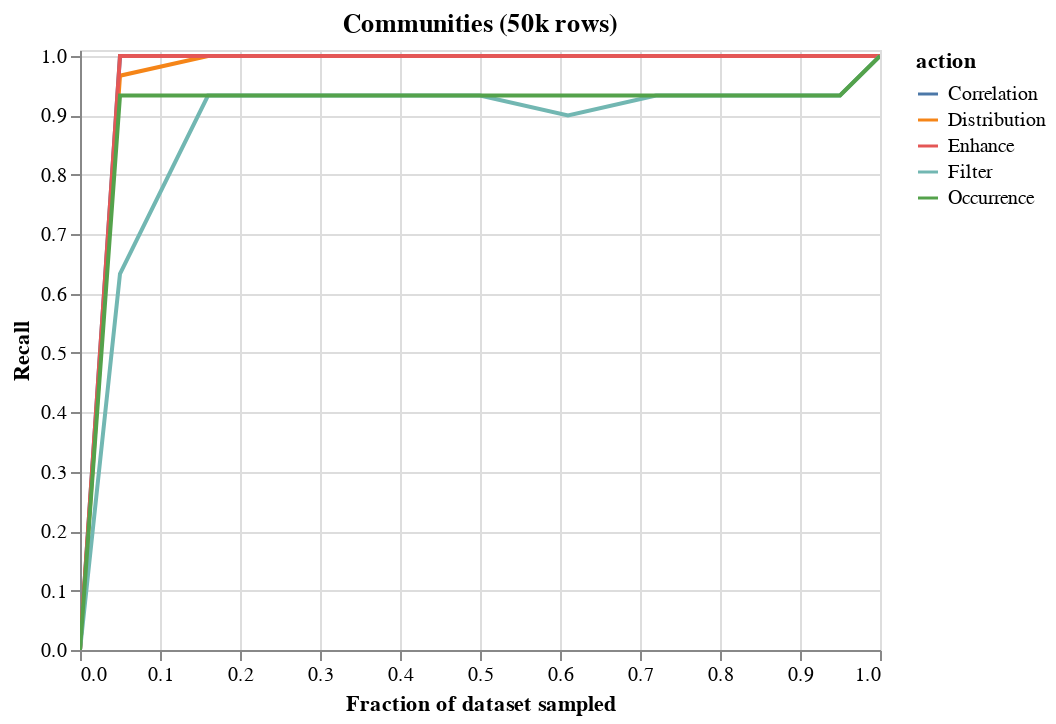

The notebook cell this image was saved under:
### Code cell
df = trial_df 
df = df.groupby(["nfrac","action"]).mean().reset_index()
alt.Chart(df,title="Communities (50k rows)").mark_line().encode(
    x = alt.X("nfrac",title="Fraction of dataset sampled"),#scale=alt.Scale(type="log")),
    y = alt.Y("Recall",scale=alt.Scale(domain=(0,1.01))),
    color = "action"
).interactive()

### Figure 1 — Vega-Lite specification as saved in the notebook (floating-point values rounded to 4 significant figures)
{"config": {"view": {"continuousWidth": 400, "continuousHeight": 300}}, "data": {"name": "data-5ea712e3f8936442463547289ce74d39"}, "mark": "line", "encoding": {"color": {"type": "nominal", "field": "action"}, "x": {"type": "quantitative", "field": "nfrac", "title": "Fraction of dataset sampled"}, "y": {"type": "quantitative", "field": "Recall", "scale": {"domain": [0, 1.01]}}}, "selection": {"selector067": {"type": "interval", "bind": "scales", "encodings": ["x", "y"]}}, "title": "Communities (50k rows)", "$schema": "https://vega.github.io/schema/vega-lite/v4.8.1.json", "datasets": {"data-5ea712e3f8936442463547289ce74d39": [{"nfrac": 0.0, "action": "Correlation", "Precision": 0.0, "Recall": 0.0, "FScore": 0.0}, {"nfrac": 0.0, "action": "Distribution", "Precision": 0.0, "Recall": 0.0, "FScore": 0.0}, {"nfrac": 0.0, "action": "Enhance", "Precision": 0.0, "Recall": 0.0, "FScore": 0.0}, {"nfrac": 0.0, "action": "Filter", "Precision": 0.0, "Recall": 0.0, "FScore": 0.0}, {"nfrac": 0.0, "action": "Occurrence", "Precision": 0.0, "Recall": 0.0, "FScore": 0.0}, {"nfrac": 0.05, "action": "Correlation", "Precision": 1.0, "Recall": 1.0, "FScore": 1.0}, {"nfrac": 0.05, "action": "Distribution", "Precision": 1.0, "Recall": 0.9667, "FScore": 0.9828}, {"nfrac": 0.05, "action": "Enhance", "Precision": 1.0, "Recall": 1.0, "FScore": 1.0}, {"nfrac": 0.05, "action": "Filter", "Precision": 1.0, "Recall": 0.6333, "FScore": 0.775}, {"nfrac": 0.05, "action": "Occurrence", "Precision": 1.0, "Recall": 0.9333, "FScore": 0.9655}, {"nfrac": 0.16, "action": "Correlation", "Precision": 1.0, "Recall": 1.0, "FScore": 1.0}, {"nfrac": 0.16, "action": "Distribution", "Precision": 1.0, "Recall": 1.0, "FScore": 1.0}, {"nfrac": 0.16, "action": "Enhance", "Precision": 1.0, "Recall": 1.0, "FScore": 1.0}, {"nfrac": 0.16, "action": "Filter", "Precision": 1.0, "Recall": 0.9333, "FScore": 0.9655}, {"nfrac": 0.16, "action": "Occurrence", "Precision": 1.0, "Recall": 0.9333, "FScore": 0.9655}, {"nfrac": 0.27, "action": "Correlation", "Precision": 1.0, "Recall": 1.0, "FScore": 1.0}, {"nfrac": 0.27, "action": "Distribution", "Precision": 1.0, "Recall": 1.0, "FScore": 1.0}, {"nfrac": 0.27, "action": "Enhance", "Precision": 1.0, "Recall": 1.0, "FScore": 1.0}, {"nfrac": 0.27, "action": "Filter", "Precision": 1.0, "Recall": 0.9333, "FScore": 0.9655}, {"nfrac": 0.27, "action": "Occurrence", "Precision": 1.0, "Recall": 0.9333, "FScore": 0.9655}, {"nfrac": 0.39, "action": "Correlation", "Precision": 1.0, "Recall": 1.0, "FScore": 1.0}, {"nfrac": 0.39, "action": "Distribution", "Precision": 1.0, "Recall": 1.0, "FScore": 1.0}, {"nfrac": 0.39, "action": "Enhance", "Precision": 1.0, "Recall": 1.0, "FScore": 1.0}, {"nfrac": 0.39, "action": "Filter", "Precision": 1.0, "Recall": 0.9333, "FScore": 0.9655}, {"nfrac": 0.39, "action": "Occurrence", "Precision": 1.0, "Recall": 0.9333, "FScore": 0.9655}, {"nfrac": 0.5, "action": "Correlation", "Precision": 1.0, "Recall": 1.0, "FScore": 1.0}, {"nfrac": 0.5, "action": "Distribution", "Precision": 1.0, "Recall": 1.0, "FScore": 1.0}, {"nfrac": 0.5, "action": "Enhance", "Precision": 1.0, "Recall": 1.0, "FScore": 1.0}, {"nfrac": 0.5, "action": "Filter", "Precision": 1.0, "Recall": 0.9333, "FScore": 0.9655}, {"nfrac": 0.5, "action": "Occurrence", "Precision": 1.0, "Recall": 0.9333, "FScore": 0.9655}, {"nfrac": 0.61, "action": "Correlation", "Precision": 1.0, "Recall": 1.0, "FScore": 1.0}, {"nfrac": 0.61, "action": "Distribution", "Precision": 1.0, "Recall": 1.0, "FScore": 1.0}, {"nfrac": 0.61, "action": "Enhance", "Precision": 1.0, "Recall": 1.0, "FScore": 1.0}, {"nfrac": 0.61, "action": "Filter", "Precision": 1.0, "Recall": 0.9, "FScore": 0.947}, {"nfrac": 0.61, "action": "Occurrence", "Precision": 1.0, "Recall": 0.9333, "FScore": 0.9655}, {"nfrac": 0.72, "action": "Correlation", "Precision": 1.0, "Recall": 1.0, "FScore": 1.0}, {"nfrac": 0.72, "action": "Distribution", "Precision": 1.0, "Recall": 1.0, "FScore": 1.0}, {"nfrac": 0.72, "action": "Enhance", "Precision": 1.0, "Recall": 1.0, "FScore": 1.0}, {"nfrac": 0.72, "action": "Filter", "Precision": 1.0, "Recall": 0.9333, "FScore": 0.9655}, {"nfrac": 0.72, "action": "Occurrence", "Precision": 1.0, "Recall": 0.9333, "FScore": 0.9655}, {"nfrac": 0.84, "action": "Correlation", "Precision": 1.0, "Recall": 1.0, "FScore": 1.0}, {"nfrac": 0.84, "action": "Distribution", "Precision": 1.0, "Recall": 1.0, "FScore": 1.0}, {"nfrac": 0.84, "action": "Enhance", "Precision": 1.0, "Recall": 1.0, "FScore": 1.0}, {"nfrac": 0.84, "action": "Filter", "Precision": 1.0, "Recall": 0.9333, "FScore": 0.9655}, {"nfrac": 0.84, "action": "Occurrence", "Precision": 1.0, "Recall": 0.9333, "FScore": 0.9655}, {"nfrac": 0.95, "action": "Correlation", "Precision": 1.0, "Recall": 1.0, "FScore": 1.0}, {"nfrac": 0.95, "action": "Distribution", "Precision": 1.0, "Recall": 1.0, "FScore": 1.0}, {"nfrac": 0.95, "action": "Enhance", "Precision": 1.0, "Recall": 1.0, "FScore": 1.0}, {"nfrac": 0.95, "action": "Filter", "Precision": 1.0, "Recall": 0.9333, "FScore": 0.9655}, {"nfrac": 0.95, "action": "Occurrence", "Precision": 1.0, "Recall": 0.9333, "FScore": 0.9655}, {"nfrac": 1.0, "action": "Correlation", "Precision": 1.0, "Recall": 1.0, "FScore": 1.0}, {"nfrac": 1.0, "action": "Distribution", "Precision": 1.0, "Recall": 1.0, "FScore": 1.0}, {"nfrac": 1.0, "action": "Enhance", "Precision": 1.0, "Recall": 1.0, "FScore": 1.0}, {"nfrac": 1.0, "action": "Filter", "Precision": 1.0, "Recall": 1.0, "FScore": 1.0}, {"nfrac": 1.0, "action": "Occurrence", "Precision": 1.0, "Recall": 1.0, "FScore": 1.0}]}}
